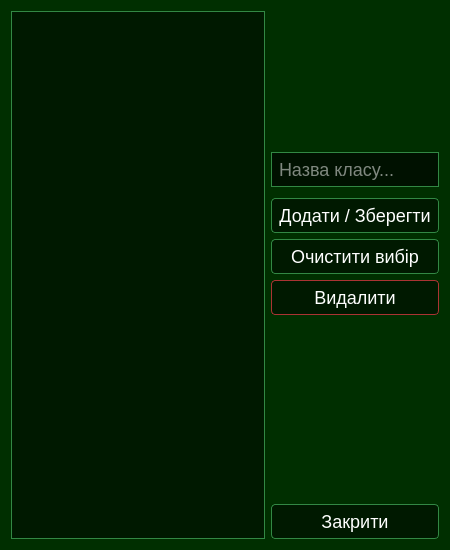
<?xml version="1.0" encoding="UTF-8"?>
<ui version="4.0">
 <class>ClassManagerDialog</class>
 <widget class="QDialog" name="ClassManagerDialog">
  <property name="geometry">
   <rect>
    <x>0</x>
    <y>0</y>
    <width>450</width>
    <height>550</height>
   </rect>
  </property>
  <property name="windowTitle">
   <string>Керування класами</string>
  </property>
  <property name="styleSheet">
   <string notr="true">QDialog { background-color: #002f00; color: #fff; font-family: 'Roboto'; }
QListWidget { background-color: rgba(0, 10, 0, 0.6); border: 1px solid #328844; color: #fff; font-size: 18px; }
QListWidget::item { padding: 5px; }
QListWidget::item:selected { background-color: #328844; color: #fff; }

QLineEdit { 
    background-color: rgba(0, 10, 0, 0.8); 
    border: 1px solid #328844; 
    color: #fff; 
    font-size: 18px; 
    padding: 5px; 
    margin-bottom: 5px;
}

QPushButton { background-color: rgba(0, 20, 0, 0.8); border: 1px solid #328844; color: #fff; font-size: 18px; padding: 6px; border-radius: 4px; }
QPushButton:pressed { background-color: #4CAF50; }
QPushButton#btnDelete { border-color: #aa3333; }
QPushButton#btnDelete:pressed { background-color: #aa3333; }</string>
  </property>
  <layout class="QHBoxLayout" name="horizontalLayout">
   <item>
    <widget class="QListWidget" name="lstClasses"/>
   </item>
   <item>
    <layout class="QVBoxLayout" name="verticalLayout">
     
     <item>
      <widget class="QWidget" name="keyboardContainer" native="true">
       <property name="minimumSize">
        <size>
         <width>165</width>
         <height>135</height>
        </size>
       </property>
       <property name="maximumSize">
        <size>
         <width>165</width>
         <height>135</height>
        </size>
       </property>
       <layout class="QVBoxLayout" name="keyboardLayout">
        <property name="spacing">
         <number>0</number>
        </property>
        <property name="leftMargin">
         <number>0</number>
        </property>
        <property name="topMargin">
         <number>0</number>
        </property>
        <property name="rightMargin">
         <number>0</number>
        </property>
        <property name="bottomMargin">
         <number>0</number>
        </property>
       </layout>
      </widget>
     </item>
     <item>
      <widget class="QLineEdit" name="inpClassName">
       <property name="placeholderText">
        <string>Назва класу...</string>
       </property>
      </widget>
     </item>
     <item>
      <widget class="QPushButton" name="btnAdd">
       <property name="text">
        <string>Додати / Зберегти</string>
       </property>
      </widget>
     </item>
     <item>
      <widget class="QPushButton" name="btnClearSelection">
       <property name="text">
        <string>Очистити вибір</string>
       </property>
       <property name="toolTip">
        <string>Скинути вибір для створення нового класу</string>
       </property>
      </widget>
     </item>
     <item>
      <widget class="QPushButton" name="btnDelete">
       <property name="text">
        <string>Видалити</string>
       </property>
      </widget>
     </item>
     <item>
      <spacer name="verticalSpacer">
       <property name="orientation">
        <enum>Qt::Orientation::Vertical</enum>
       </property>
       <property name="sizeHint" stdset="0">
        <size>
         <width>20</width>
         <height>40</height>
        </size>
       </property>
      </spacer>
     </item>
     <item>
      <widget class="QPushButton" name="btnClose">
       <property name="text">
        <string>Закрити</string>
       </property>
      </widget>
     </item>
    </layout>
   </item>
  </layout>
 </widget>
 <resources/>
 <connections/>
</ui>
